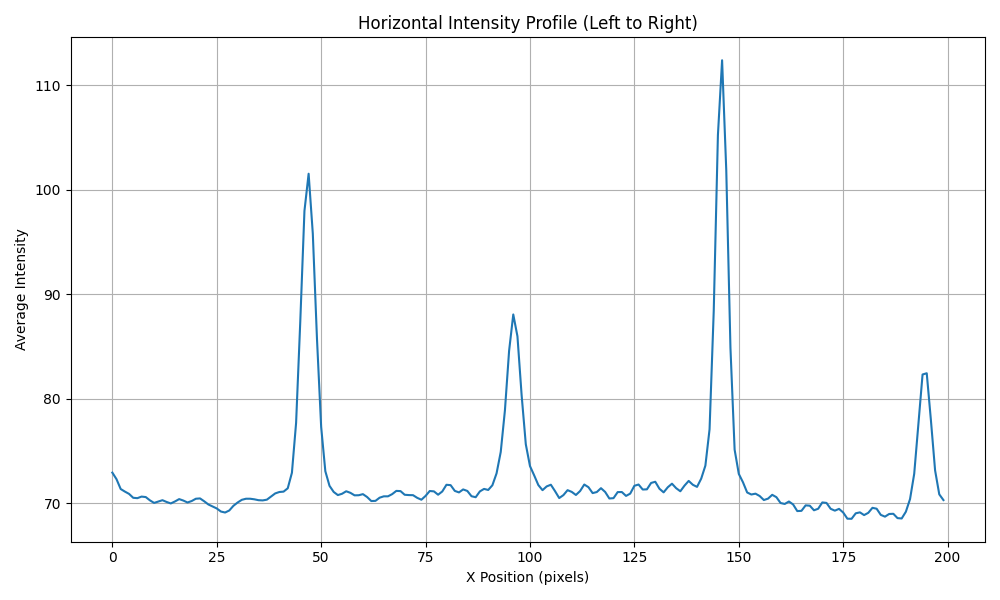
#> input picture py-src/PatternFeatures/horizontal_intensity_profile.png, 1000 x 600 px
$ python Pattern_Features.py
#> lines starting #> are read from the running program, lines starting #| are printed output that depends on the picture
#> the answer given: horizontal_intensity_profile.png
import cv2
import numpy as np
import tkinter as tk
from typing import Optional
from tkinter import filedialog
import matplotlib.pyplot as plt
from dataclasses import dataclass
import json
import os

@dataclass
class ImageProcessingConfig:
    """Configuration parameters for pattern image analysis."""


##############################################General######################################################
class ImageLoader:
    """Handles loading and basic image validation."""
    @staticmethod
    def load_image(image_path: str) -> Optional[np.ndarray]:
#> called with image_path = 'horizontal_intensity_profile.png'
        frame = cv2.imread(image_path)
#> frame is the input picture: shape (600, 1000, 3); mean B, G, R 250.3, 249.7, 248.8
        if frame is None:
            print(f"Error: Could not read image {image_path}")
        return frame

    @staticmethod
    def choose_image() -> Optional[np.ndarray]:
        image_path = filedialog.askopenfilename(
            title="Select Image",
            filetypes=[
                ("Image files", "*.jpg *.jpeg *.png *.bmp *.tif *.tiff"),
                ("All files", "*.*")
            ]
        )
        if not image_path:
            print("No image selected")
            return None
        return image_path

class ImagePreprocessor:
    @staticmethod
    def preprocess_image(image: np.ndarray, config: ImageProcessingConfig) -> np.ndarray:
        """
        Preprocesses an image and generates intensity profile visualizations.

        Args:
            image: Input image as numpy array
            config: Configuration parameters for image processing

        Returns:
            Preprocessed grayscale image
        """
        # Convert to grayscale if the image is in color
        grayscale_image = ImagePreprocessor._convert_to_grayscale(image)

        # Generate and save intensity profile visualizations
        ImagePreprocessor._generate_intensity_profiles(grayscale_image)

        # Maintain a copy of the original colored image for RGB analysis
        original_image = image.copy()

        # Generate RGB channel profiles
        if len(original_image.shape) == 3:
            # Split the image into its BGR channels (OpenCV uses BGR)
            b, g, r = cv2.split(original_image)

            # Generate and save RGB intensity profiles
            ImagePreprocessor._generate_rgb_intensity_profiles(r, g, b)

        return grayscale_image

    @staticmethod
    def _convert_to_grayscale(image: np.ndarray):
        """Convert an image to grayscale if not already."""
        if len(image.shape) == 3:
            return cv2.cvtColor(image, cv2.COLOR_BGR2GRAY)
        return image.copy()

    @staticmethod
    def _generate_intensity_profiles(grayscale_image: np.ndarray):
        """Generate and visualize horizontal and vertical intensity profiles."""
        height, width = grayscale_image.shape
#> height = 600; width = 1000
        print(f"Image dimensions: {height}x{width}")
#| Image dimensions: 600x1000

        # Calculate average intensities
        horizontal_profile = np.mean(grayscale_image, axis=0)  # Average by column (left to right)
#> horizontal_profile = 1000 values, max 255 at index 0, min 39.86 at index 71, mean 249.5
        vertical_profile = np.mean(grayscale_image, axis=1)    # Average by row (top to bottom)
#> vertical_profile = 600 values, max 255 at index 0, min 21.62 at index 37, mean 249.5
        folder_path = 'py-src/PatternFeatures'
        # Save and display horizontal profile
        horizontal_profile_path = f'{folder_path}/horizontal_intensity_profile.png'
        ImagePreprocessor._plot_intensity_profile(
            horizontal_profile,
            range(width),
            'Horizontal Intensity Profile (Left to Right)',
            'X Position (pixels)',
            horizontal_profile_path
        )

        # Save and display vertical profile
        vertical_profile_path = f'{folder_path}/vertical_intensity_profile.png'
        ImagePreprocessor._plot_intensity_profile(
            vertical_profile,
            range(height),
            'Vertical Intensity Profile (Top to Bottom)',
            'Y Position (pixels)',
            vertical_profile_path
        )
#> in preprocess_image, `b, g, r = cv2.split(original_image)`:
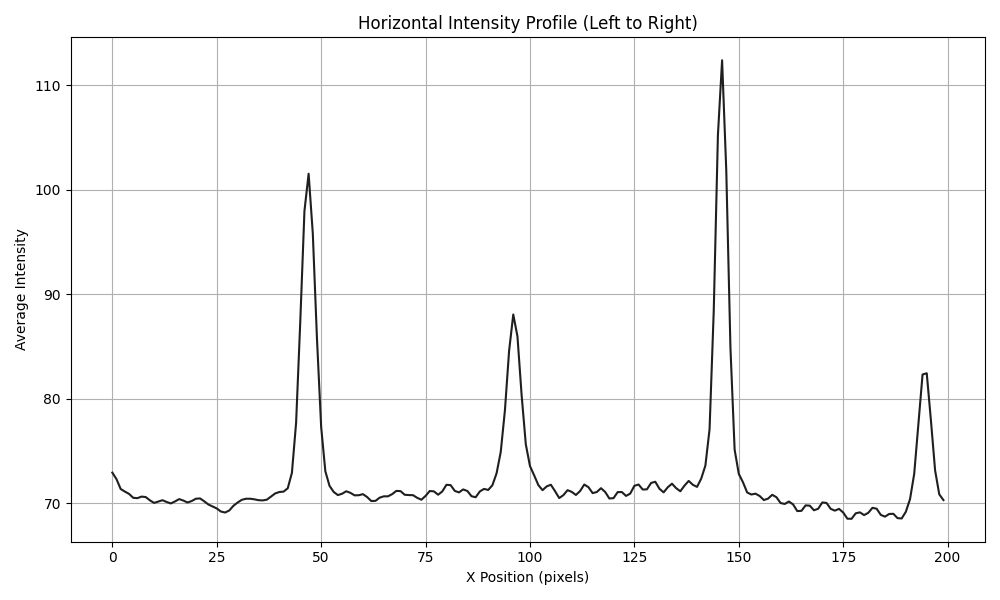
#> r: shape (600, 1000); min 0, max 255, mean 248.8

        # Display the profile images
        ImagePreprocessor._display_profile_images(horizontal_profile_path, vertical_profile_path)

    @staticmethod
    def _generate_rgb_intensity_profiles(r: np.ndarray, g: np.ndarray, b: np.ndarray):
        """Generate and save RGB channel intensity profiles."""
        height, width = r.shape
#> height = 600; width = 1000
        folder_path = 'py-src/PatternFeatures'

        # Generate horizontal intensity profiles for each channel
        r_horizontal = np.mean(r, axis=0)
#> r_horizontal = 1000 values, max 255 at index 0, min 39.86 at index 71, mean 248.8
        g_horizontal = np.mean(g, axis=0)
#> g_horizontal = 1000 values, max 255 at index 0, min 39.86 at index 71, mean 249.7
        b_horizontal = np.mean(b, axis=0)
#> b_horizontal = 1000 values, max 255 at index 0, min 39.86 at index 71, mean 250.3

        # Generate vertical intensity profiles for each channel
        r_vertical = np.mean(r, axis=1)
#> r_vertical = 600 values, max 255 at index 0, min 21.62 at index 37, mean 248.8
        g_vertical = np.mean(g, axis=1)
#> g_vertical = 600 values, max 255 at index 0, min 21.62 at index 37, mean 249.7
        b_vertical = np.mean(b, axis=1)
#> b_vertical = 600 values, max 255 at index 0, min 21.62 at index 37, mean 250.3

        # Create and save horizontal RGB profile
        plt.figure(figsize=(10, 6))
        plt.plot(range(width), r_horizontal, 'r-', label='Red')
        plt.plot(range(width), g_horizontal, 'g-', label='Green')
        plt.plot(range(width), b_horizontal, 'b-', label='Blue')
        plt.title('Horizontal RGB Intensity Profiles')
        plt.xlabel('X Position (pixels)')
        plt.ylabel('Average Intensity')
        plt.grid(True)
        plt.legend()
        plt.tight_layout()
        plt.savefig(f'{folder_path}/horizontal_rgb_profile.png')
#> figure, not shown here; curve peaks at x = 0, y = 255; curve peaks at x = 0, y = 255; curve peaks at x = 0, y = 255
        plt.close()

        # Create and save vertical RGB profile
        plt.figure(figsize=(10, 6))
        plt.plot(range(height), r_vertical, 'r-', label='Red')
        plt.plot(range(height), g_vertical, 'g-', label='Green')
        plt.plot(range(height), b_vertical, 'b-', label='Blue')
        plt.title('Vertical RGB Intensity Profiles')
        plt.xlabel('Y Position (pixels)')
        plt.ylabel('Average Intensity')
        plt.grid(True)
        plt.legend()
        plt.tight_layout()
        plt.savefig(f'{folder_path}/vertical_rgb_profile.png')
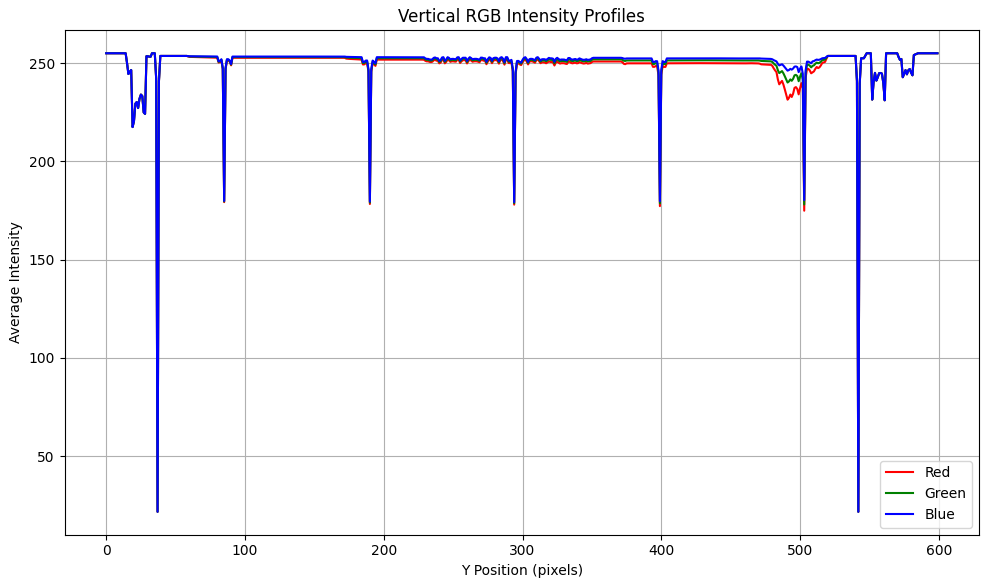
#> figure drawn by matplotlib, 1 panel; curve peaks at x = 0, y = 255; curve peaks at x = 0, y = 255; curve peaks at x = 0, y = 255
        plt.close()

        # Create and save combined RGB intensity plots
        plt.figure(figsize=(10, 6))

        # Combined RGB horizontal profile (sum of channels)
        combined_horizontal = r_horizontal + g_horizontal + b_horizontal
#> combined_horizontal = 1000 values, max 765 at index 0, min 119.6 at index 71, mean 748.9
        plt.plot(range(width), combined_horizontal, 'k-', label='Combined RGB')
        plt.title('Combined Horizontal RGB Intensity Profile')
        plt.xlabel('X Position (pixels)')
        plt.ylabel('Combined Intensity')
        plt.grid(True)
        plt.legend()
        plt.tight_layout()
        plt.savefig(f'{folder_path}/combined_horizontal_rgb_profile.png')
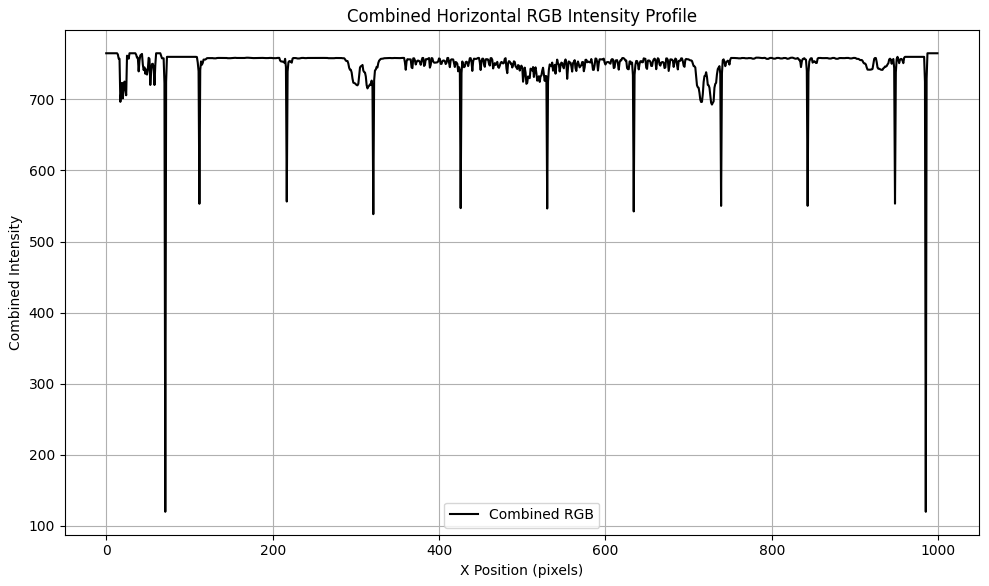
#> figure drawn by matplotlib, 1 panel; curve peaks at x = 0, y = 765
        plt.close()

        # Combined RGB vertical profile (sum of channels)
        plt.figure(figsize=(10, 6))
        combined_vertical = r_vertical + g_vertical + b_vertical
#> combined_vertical = 600 values, max 765 at index 0, min 64.86 at index 37, mean 748.9
        plt.plot(range(height), combined_vertical, 'k-', label='Combined RGB')
        plt.title('Combined Vertical RGB Intensity Profile')
        plt.xlabel('Y Position (pixels)')
        plt.ylabel('Combined Intensity')
        plt.grid(True)
        plt.legend()
        plt.tight_layout()
        plt.savefig(f'{folder_path}/combined_vertical_rgb_profile.png')
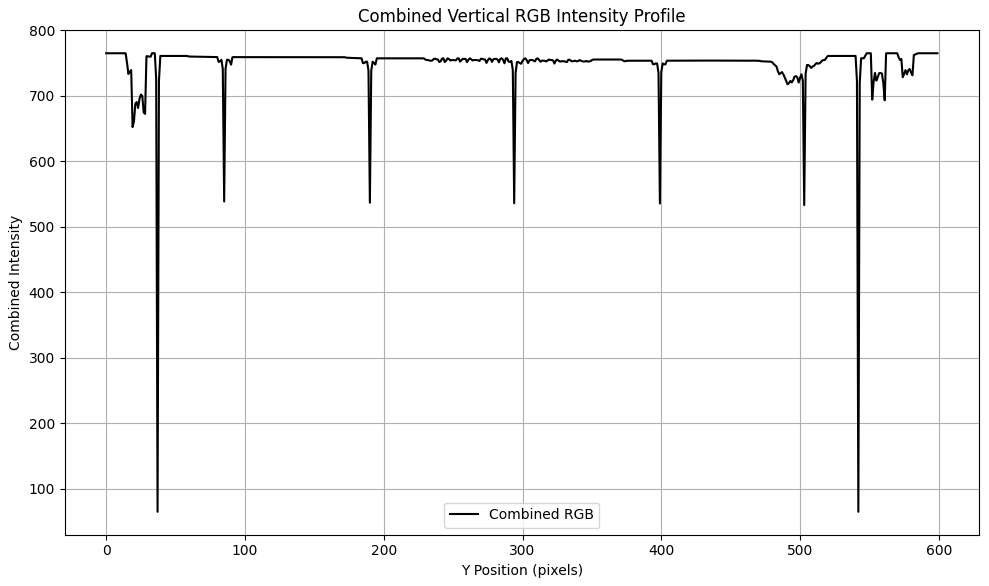
#> figure drawn by matplotlib, 1 panel; curve peaks at x = 0, y = 765
        plt.close()

        cv2.imshow('Horizontal RGB Intensity Profiles', cv2.imread(f'{folder_path}/horizontal_rgb_profile.png'))
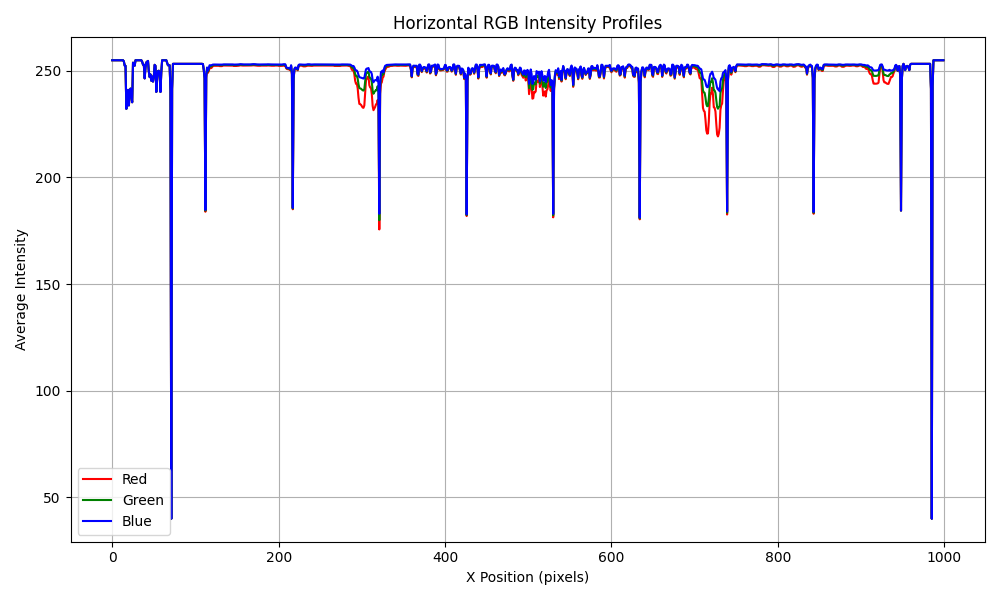
#> window 'Horizontal RGB Intensity Profi': shape (600, 1000, 3); mean B, G, R 249.7, 245.6, 246
        cv2.imshow('Vertical RGB Intensity Profiles', cv2.imread(f'{folder_path}/vertical_rgb_profile.png'))
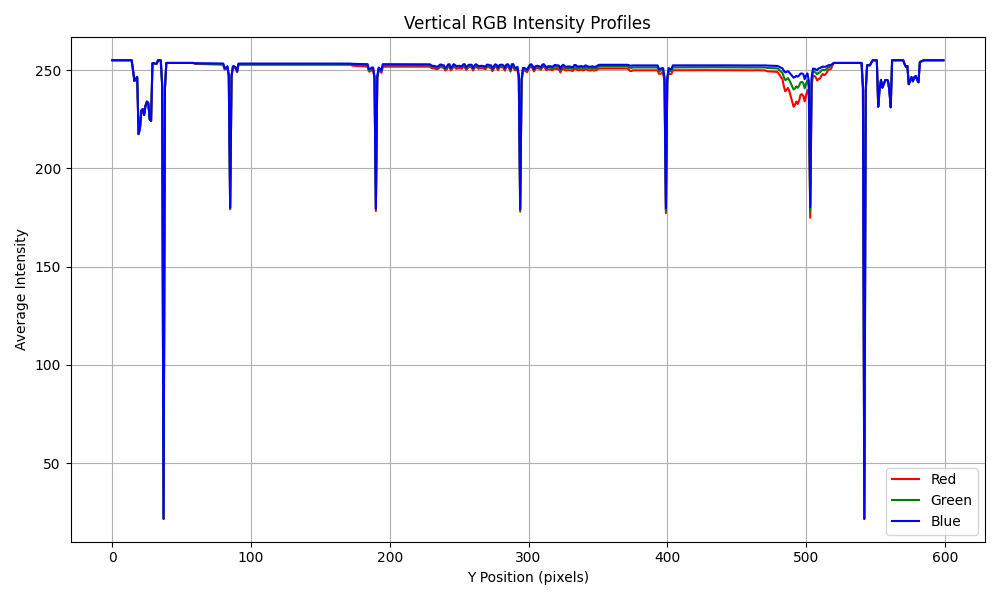
#> window 'Vertical RGB Intensity Profile': shape (600, 1000, 3); mean B, G, R 249.9, 246.8, 247
        cv2.imshow('Vertical new', cv2.imread(f'{folder_path}/combined_vertical_rgb_profile.png'))
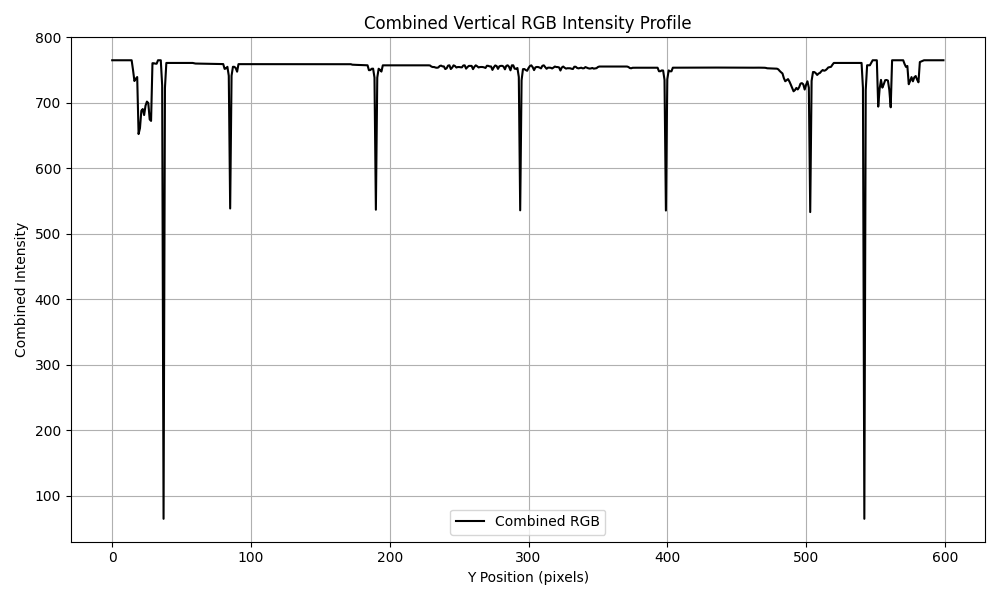
#> window 'Vertical new': shape (600, 1000, 3); min 0, max 255, mean 247.2
        # Save all profile data to JSON for use by other functions

        # Create a dictionary to store all the profile data
        profile_data = {
            "horizontal_rgb": {
                "red": r_horizontal.tolist(),
                "green": g_horizontal.tolist(),
                "blue": b_horizontal.tolist()
            },
            "vertical_rgb": {
                "red": r_vertical.tolist(),
                "green": g_vertical.tolist(),
                "blue": b_vertical.tolist()
            },
            "image_dimensions": {
                "height": height,
                "width": width
            }
        }

        # Create directory if it doesn't exist
        os.makedirs(folder_path, exist_ok=True)

        # Write the data to a JSON file
        with open(f'{folder_path}/profile_data.json', 'w') as json_file:
            json.dump(profile_data, json_file, indent=4)

        print(f"Profile data saved to {folder_path}/profile_data.json")
        cv2.waitKey(0)

    @staticmethod
    def _plot_intensity_profile(intensity_values, positions, title, xlabel, save_path):
        """Create and save an intensity profile plot."""
        plt.figure(figsize=(10, 6))
        plt.plot(positions, intensity_values)
        plt.title(title)
        plt.xlabel(xlabel)
        plt.ylabel('Average Intensity')
        plt.grid(True)
        plt.tight_layout()
        plt.savefig(save_path)
        plt.close()

    @staticmethod
    def _display_profile_images(horizontal_path, vertical_path):
        """Display the saved profile images."""
        horizontal_img = cv2.imread(horizontal_path)
        vertical_img = cv2.imread(vertical_path)

        if horizontal_img is not None and vertical_img is not None:
            cv2.imshow('Horizontal Intensity Profile', horizontal_img)
            cv2.imshow('Vertical Intensity Profile', vertical_img)


class ImagePattern:
    @staticmethod
    def separate_pattern(image: np.ndarray) -> np.ndarray:
        """
        Separate pattern features based on intensity profiles.
        Identifies peaks in RGB profiles and marks them on the grayscale image.
        Uses a 10-pixel window to reduce density of lines.

        Args:
            image: Preprocessed grayscale image

        Returns:
            Image with pattern features marked
        """
        folder_path = 'py-src/PatternFeatures'
        profile_path = f'{folder_path}/profile_data.json'

        # Check if profile data exists
        if not os.path.exists(profile_path):
            print(f"Profile data not found at {profile_path}")
            return image

        # Load profile data from JSON
        try:
            with open(profile_path, 'r') as file:
                profile_data = json.load(file)
        except Exception as e:
            print(f"Error loading profile data: {e}")
            return image

        # Create a color version of the grayscale image to draw colored lines
        result_image = cv2.cvtColor(image, cv2.COLOR_GRAY2BGR)
        height, width = image.shape
#> height = 600; width = 1000

        # Find peaks in horizontal and vertical profiles
        for channel, color in [('red', (0, 0, 255)), ('green', (0, 255, 0)), ('blue', (255, 0, 0))]:
            horizontal_data = np.array(profile_data["horizontal_rgb"][channel])
            vertical_data = np.array(profile_data["vertical_rgb"][channel])

            # Find significant peaks in horizontal profile (left to right)
            threshold = np.mean(horizontal_data) + np.std(horizontal_data)
            peak_indices_h = np.where(horizontal_data > threshold)[0]

            # Find significant peaks in vertical profile (top to bottom)
            threshold = np.mean(vertical_data) + np.std(vertical_data)
            peak_indices_v = np.where(vertical_data > threshold)[0]

            # Group peaks by 10-pixel windows for horizontal lines
            window_size = 10
            for i in range(0, len(peak_indices_h), window_size):
                window_peaks = peak_indices_h[i:i+window_size]
                if len(window_peaks) > 0:
                    # Use the position with the highest intensity within the window
                    window_intensities = [horizontal_data[x] for x in window_peaks]
                    best_peak_idx = window_peaks[np.argmax(window_intensities)]
                    cv2.line(result_image, (best_peak_idx, 0), (best_peak_idx, height-1), color, 1)

            # Group peaks by 10-pixel windows for vertical lines
            for i in range(0, len(peak_indices_v), window_size):
                window_peaks = peak_indices_v[i:i+window_size]
                if len(window_peaks) > 0:
                    # Use the position with the highest intensity within the window
                    window_intensities = [vertical_data[y] for y in window_peaks]
                    best_peak_idx = window_peaks[np.argmax(window_intensities)]
                    cv2.line(result_image, (0, best_peak_idx), (width-1, best_peak_idx), color, 1)

        # Save the result for reference
        cv2.imwrite(f'{folder_path}/pattern_peaks.png', result_image)

        return result_image

##############################################Pipeline######################################################
class ImagePipeline:
    def defect_detection(self, reference_path: str):
        # Load images
        reference_image = ImageLoader.load_image(reference_path)

        if reference_image is None:
            print("Error loading the image")
            return None

        # Preprocess image
        image_gray = ImagePreprocessor.preprocess_image(reference_image, ImageProcessingConfig)

        print("\033[91m Image preprocessing completed, press 'q' to exit the window. \033[0m")
        cv2.imshow('Patern after preprocessing', image_gray)
        cv2.waitKey(0)

        # Separate pattern
        pattern_image = ImagePattern.separate_pattern(image_gray)

        print("\033[91m Image preprocessing completed, press 'q' to exit the window. \033[0m")
        cv2.imshow('Patern after preprocessing', pattern_image)
        cv2.waitKey(0)

        return image_gray


##############################################Main######################################################
def main():
    """Main function to select and process images."""
    # Create a simple Tkinter root window
    root = tk.Tk()
    root.withdraw()

    pipeline = ImagePipeline()

    # Image comparison mode (with all features)
    print("\033[93m Select reference image (good/normal image): \033[0m")
    reference_path = ImageLoader.choose_image()
    if reference_path is None:
        return

    pipeline.defect_detection(reference_path)


if __name__ == "__main__":
    main()
